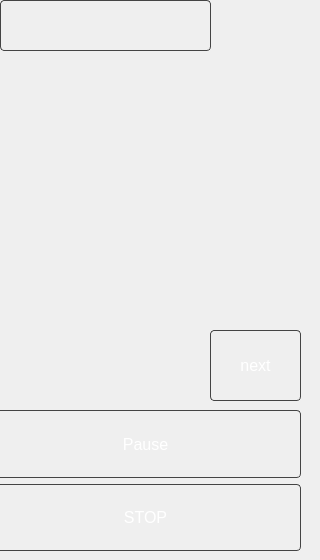
             <widget class="QWidget" name="JogPage">
              <widget class="QPushButton" name="YawPlusCP">
               <property name="geometry">
                <rect>
                 <x>200</x>
                 <y>20</y>
                 <width>101</width>
                 <height>91</height>
                </rect>
               </property>
               <property name="sizePolicy">
                <sizepolicy hsizetype="Minimum" vsizetype="Maximum">
                 <horstretch>0</horstretch>
                 <verstretch>0</verstretch>
                </sizepolicy>
               </property>
               <property name="styleSheet">
                <string notr="true">background-color: transparent;
border: none;</string>
               </property>
               <property name="text">
                <string/>
               </property>
               <property name="icon">
                <iconset>
                 <normaloff>controlArrows/cartesian/yawPlus.png</normaloff>controlArrows/cartesian/yawPlus.png</iconset>
               </property>
               <property name="iconSize">
                <size>
                 <width>80</width>
                 <height>80</height>
                </size>
               </property>
              </widget>
              <widget class="QPushButton" name="ControlUpCP">
               <property name="geometry">
                <rect>
                 <x>100</x>
                 <y>50</y>
                 <width>101</width>
                 <height>91</height>
                </rect>
               </property>
               <property name="sizePolicy">
                <sizepolicy hsizetype="Minimum" vsizetype="Maximum">
                 <horstretch>0</horstretch>
                 <verstretch>0</verstretch>
                </sizepolicy>
               </property>
               <property name="styleSheet">
                <string notr="true">background-color: transparent;
border: none;</string>
               </property>
               <property name="text">
                <string/>
               </property>
               <property name="icon">
                <iconset>
                 <normaloff>controlArrows/cartesian/up.png</normaloff>controlArrows/cartesian/up.png</iconset>
               </property>
               <property name="iconSize">
                <size>
                 <width>80</width>
                 <height>80</height>
                </size>
               </property>
              </widget>
              <widget class="QPushButton" name="ControlLeftCP">
               <property name="geometry">
                <rect>
                 <x>0</x>
                 <y>140</y>
                 <width>101</width>
                 <height>91</height>
                </rect>
               </property>
               <property name="styleSheet">
                <string notr="true">background-color: transparent;
border: none;</string>
               </property>
               <property name="text">
                <string/>
               </property>
               <property name="icon">
                <iconset>
                 <normaloff>controlArrows/cartesian/left.png</normaloff>controlArrows/cartesian/left.png</iconset>
               </property>
               <property name="iconSize">
                <size>
                 <width>80</width>
                 <height>80</height>
                </size>
               </property>
              </widget>
              <widget class="QPushButton" name="ControlDownCP">
               <property name="geometry">
                <rect>
                 <x>100</x>
                 <y>230</y>
                 <width>101</width>
                 <height>91</height>
                </rect>
               </property>
               <property name="styleSheet">
                <string notr="true">background-color: transparent;
border: none;</string>
               </property>
               <property name="text">
                <string/>
               </property>
               <property name="icon">
                <iconset>
                 <normaloff>controlArrows/cartesian/down.png</normaloff>controlArrows/cartesian/down.png</iconset>
               </property>
               <property name="iconSize">
                <size>
                 <width>80</width>
                 <height>80</height>
                </size>
               </property>
              </widget>
              <widget class="QPushButton" name="ControlRightCP">
               <property name="geometry">
                <rect>
                 <x>200</x>
                 <y>140</y>
                 <width>101</width>
                 <height>91</height>
                </rect>
               </property>
               <property name="styleSheet">
                <string notr="true">background-color: transparent;
border: none;</string>
               </property>
               <property name="text">
                <string/>
               </property>
               <property name="icon">
                <iconset>
                 <normaloff>controlArrows/cartesian/right.png</normaloff>controlArrows/cartesian/right.png</iconset>
               </property>
               <property name="iconSize">
                <size>
                 <width>80</width>
                 <height>80</height>
                </size>
               </property>
              </widget>
              <widget class="QPushButton" name="YawMinusCP">
               <property name="geometry">
                <rect>
                 <x>0</x>
                 <y>270</y>
                 <width>101</width>
                 <height>91</height>
                </rect>
               </property>
               <property name="sizePolicy">
                <sizepolicy hsizetype="Minimum" vsizetype="Maximum">
                 <horstretch>0</horstretch>
                 <verstretch>0</verstretch>
                </sizepolicy>
               </property>
               <property name="styleSheet">
                <string notr="true">background-color: transparent;
border: none;</string>
               </property>
               <property name="text">
                <string/>
               </property>
               <property name="icon">
                <iconset>
                 <normaloff>controlArrows/cartesian/yawMinus.png</normaloff>controlArrows/cartesian/yawMinus.png</iconset>
               </property>
               <property name="iconSize">
                <size>
                 <width>80</width>
                 <height>80</height>
                </size>
               </property>
               <property name="checkable">
                <bool>false</bool>
               </property>
              </widget>
              <widget class="QWidget" name="ClipperAndResetWidget_3" native="true">
               <property name="geometry">
                <rect>
                 <x>-10</x>
                 <y>410</y>
                 <width>311</width>
                 <height>141</height>
                </rect>
               </property>
               <layout class="QVBoxLayout" name="verticalLayout_10">
                <item>
                 <widget class="QPushButton" name="PauseMotor">
                  <property name="enabled">
                   <bool>true</bool>
                  </property>
                  <property name="sizePolicy">
                   <sizepolicy hsizetype="Minimum" vsizetype="Preferred">
                    <horstretch>0</horstretch>
                    <verstretch>0</verstretch>
                   </sizepolicy>
                  </property>
                  <property name="font">
                   <font>
                    <pointsize>12</pointsize>
                   </font>
                  </property>
                  <property name="styleSheet">
                   <string notr="true">QPushButton {
    padding: 6px 12px;
    background-color: qlineargradient(
        x1:0, y1:0, x2:0, y2:1,
        stop:0 #1a1a1a, stop:1 #000000
    );
    color: white;
    border: 1px solid #444;
    border-radius: 4px;
}

QPushButton:hover {
    background-color: qlineargradient(
        x1:0, y1:0, x2:0, y2:1,
        stop:0 #2a2a2a, stop:1 #111111
    );
}

QPushButton:checked {
    background-color: #0B76A0;
    border: 1px solid #0B76A0;
}

</string>
                  </property>
                  <property name="text">
                   <string>Pause</string>
                  </property>
                  <property name="checkable">
                   <bool>true</bool>
                  </property>
                 </widget>
                </item>
                <item>
                 <widget class="QPushButton" name="StopMotor">
                  <property name="sizePolicy">
                   <sizepolicy hsizetype="Minimum" vsizetype="Preferred">
                    <horstretch>0</horstretch>
                    <verstretch>0</verstretch>
                   </sizepolicy>
                  </property>
                  <property name="font">
                   <font>
                    <pointsize>12</pointsize>
                   </font>
                  </property>
                  <property name="styleSheet">
                   <string notr="true">QPushButton {
    padding: 6px 12px;
    background-color: qlineargradient(
        x1:0, y1:0, x2:0, y2:1,
        stop:0 #1a1a1a, stop:1 #000000
    );
    color: white;
    border: 1px solid #444;
    border-radius: 4px;
}

QPushButton:hover {
    background-color: qlineargradient(
        x1:0, y1:0, x2:0, y2:1,
        stop:0 #2a2a2a, stop:1 #111111
    );
}

QPushButton:pressed {
    background-color: qlineargradient(
        x1:0, y1:0, x2:0, y2:1,
        stop:0 #0f0f0f, stop:1 #000000
    );
    border-style: inset;
	background-color: #0B76A0;
}

</string>
                  </property>
                  <property name="text">
                   <string>STOP</string>
                  </property>
                 </widget>
                </item>
               </layout>
              </widget>
              <widget class="QPushButton" name="MotorJogNextButton">
               <property name="enabled">
                <bool>true</bool>
               </property>
               <property name="geometry">
                <rect>
                 <x>210</x>
                 <y>330</y>
                 <width>91</width>
                 <height>71</height>
                </rect>
               </property>
               <property name="sizePolicy">
                <sizepolicy hsizetype="Minimum" vsizetype="Preferred">
                 <horstretch>0</horstretch>
                 <verstretch>0</verstretch>
                </sizepolicy>
               </property>
               <property name="font">
                <font>
                 <pointsize>12</pointsize>
                </font>
               </property>
               <property name="styleSheet">
                <string notr="true">QPushButton {
    padding: 6px 12px;
    background-color: qlineargradient(
        x1:0, y1:0, x2:0, y2:1,
        stop:0 #1a1a1a, stop:1 #000000
    );
    color: white;
    border: 1px solid #444;
    border-radius: 4px;
}

QPushButton:hover {
    background-color: qlineargradient(
        x1:0, y1:0, x2:0, y2:1,
        stop:0 #2a2a2a, stop:1 #111111
    );
}

QPushButton:checked {
    background-color: #0B76A0;
    border: 1px solid #0B76A0;
}

</string>
               </property>
               <property name="text">
                <string>next</string>
               </property>
               <property name="checkable">
                <bool>false</bool>
               </property>
              </widget>
              <widget class="QPushButton" name="MotorChooseDistance">
               <property name="enabled">
                <bool>true</bool>
               </property>
               <property name="geometry">
                <rect>
                 <x>0</x>
                 <y>0</y>
                 <width>211</width>
                 <height>51</height>
                </rect>
               </property>
               <property name="sizePolicy">
                <sizepolicy hsizetype="Minimum" vsizetype="Preferred">
                 <horstretch>0</horstretch>
                 <verstretch>0</verstretch>
                </sizepolicy>
               </property>
               <property name="font">
                <font>
                 <pointsize>12</pointsize>
                </font>
               </property>
               <property name="styleSheet">
                <string notr="true">QPushButton {
    padding: 6px 12px;
    background-color: qlineargradient(
        x1:0, y1:0, x2:0, y2:1,
        stop:0 #1a1a1a, stop:1 #000000
    );
    color: white;
    border: 1px solid #444;
    border-radius: 4px;
}

QPushButton:hover {
    background-color: qlineargradient(
        x1:0, y1:0, x2:0, y2:1,
        stop:0 #2a2a2a, stop:1 #111111
    );
}

QPushButton:checked {
    background-color: #0B76A0;
    border: 1px solid #0B76A0;
}

</string>
               </property>
               <property name="text">
                <string/>
               </property>
               <property name="checkable">
                <bool>false</bool>
               </property>
              </widget>
             </widget>
